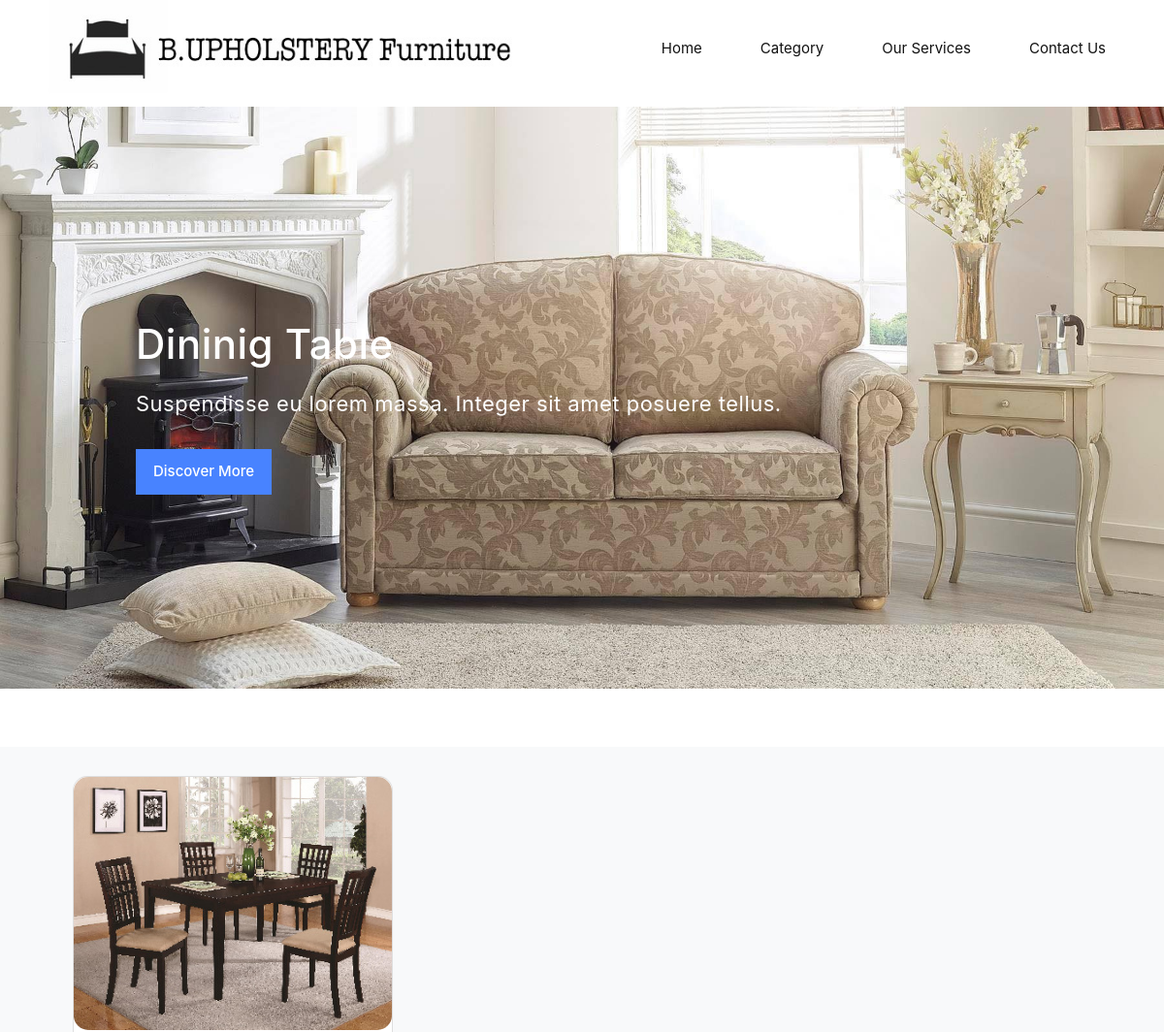
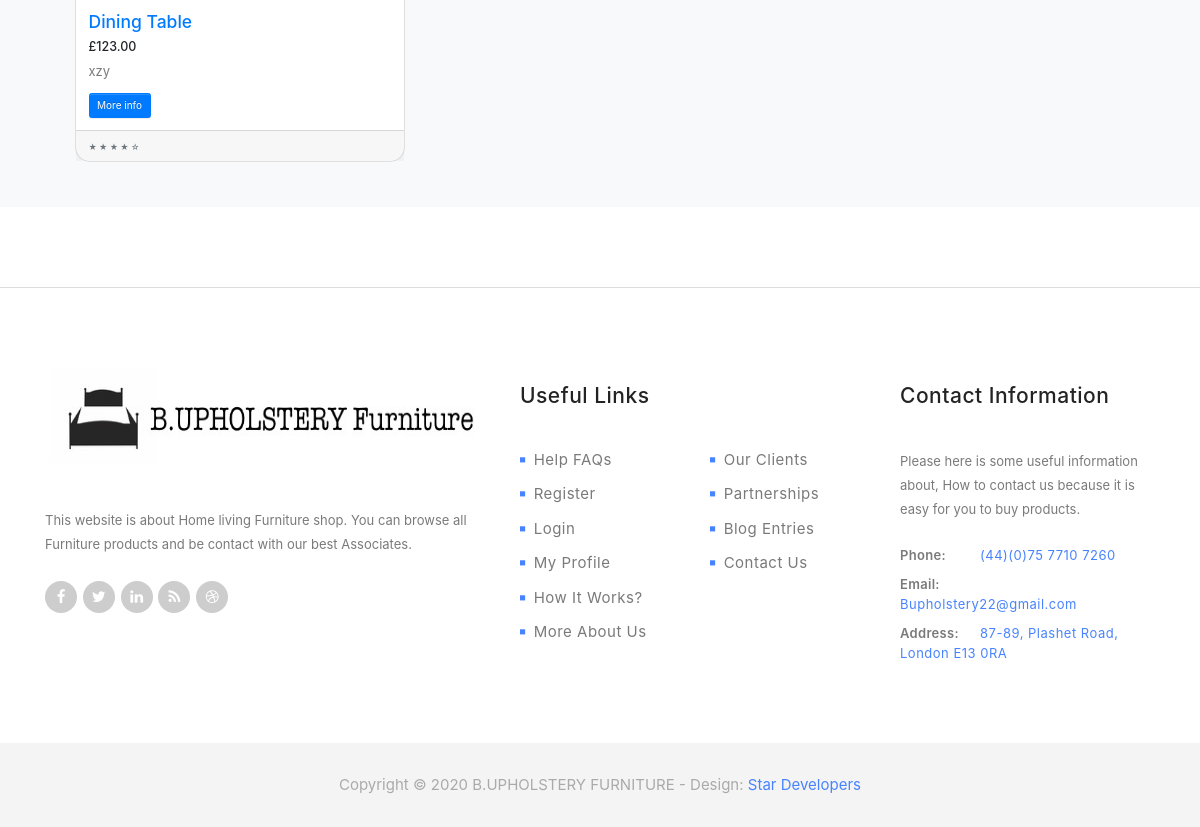
Screenshot of /dining with the database file from the repository (2 pictures, top to bottom).
### home/models.py (models this page shows, shortened)
class Dining(models.Model):
    name = models.CharField(max_length=200, null=True)
    price = models.FloatField()
    image = models.ImageField(upload_to='media/image',default='')
    description = models.CharField(max_length=1000)

### home/views.py (the view)
def dining(request):
    dining = Dining.objects.all()
    context = {'dining':dining}
    return render(request, 'dining.html', context)

### Templates/dining.html (shortened to what this page needs)
{% load static %}
<!DOCTYPE html>
<html>
    <head>
        <link rel="stylesheet" href="{% static 'css/bootstrap.min.css' %}">
        <link rel="stylesheet" href="{% static 'css/bootstrap-theme.min.css'%}">
        <link rel="stylesheet" href="{% static 'css/fontAwesome.css' %}">
        <link rel="stylesheet" href="{% static 'css/hero-slider.css' %}">
        <link rel="stylesheet" href="{% static 'css/owl-carousel.css' %}">
        <link rel="stylesheet" href="{% static 'css/datepicker.css' %}">
        <link rel="stylesheet" href="{% static 'css/templatemo-style.css' %}">
        <link rel="stylesheet" href="https://cdn.{% static 'jsdelivr.net/npm/bootstrap@4.5.3/dist/css/bootstrap.min.css'%}">
        <link rel="stylesheet" href="https://cdn.jsdelivr.net/npm/bootstrap@4.5.3/dist/css/bootstrap.min.css">
    </head>
<body>
    <div class="wrap">
        <header id="header">
            <div class="container">
                <div class="row">
                    <div class="col-md-12">
                        <a href="index.html"><div class="logo">
                            <img style="width: 500px; height: 100px" src="{% static 'img/website.jpg' %}" alt="Venue Logo">
                        </div></a>
                        <nav id="primary-nav" class="dropdown cf">
                            <ul class="dropdown menu">
                                <li class='active'><a href="/"</a>Home</li>
                                 <li><a class="scrollTo" data-scrollTo="category" href="#">Category</a></li>
                                <li><a class="scrollTo" data-scrollTo="services" href="#">Our Services</a></li>
                                <li><a class="scrollTo" data-scrollTo="contact" href="#">Contact Us</a></li>
                            </ul>
                        </nav>
                    </div>
                </div>
            </div>
        </header>
    </div>
    <section class="banner" id="top">
        <div class="container">
            <div class="row">
                <div class="col-md-10 col-md-offset-1">
                    <div class="banner-caption">
                        <h2>Dininig Table</h2>
                        <span>Suspendisse eu lorem massa. Integer sit amet posuere tellus.</span>
                        <div class="blue-button">
                            <a class="scrollTo" data-scrollTo="popular" href="#">Discover More</a>
                        </div>
                    </div>
                </div>
            </div>
        </div>
    </section>
<br><br>
<br><br>
<div class="album py-5 bg-light ">
<div class="container">
<div class="col-lg-12">
      {% for dining in dining %}
        <div class="col-lg-4 col-md-6 mb-4">
            <div class="card h-100 btns" style="border-radius: 15px;">
              <a href="#"><img class="card-img-top" style="border-radius: 15px;" src="{{ dining.image.url }}" alt=""></a>
              <div class="card-body">
                <h3 class="card-title">
                  <a href="#">{{dining.name}}</a>
                </h3>
                <h5>£{{dining.price|floatformat:2}}</h5>
                <p class="card-text">{{dining.description}}</p>
               <form method="POST" action="{% url 'image' %}">
                     <input type="submit" class="btn btn-primary" name="More info" value="More info" />
                </form>
              </div>
              <div class="card-footer">
                <small class="text-muted">&#9733; &#9733; &#9733; &#9733; &#9734;</small>
              </div>
            </div>
          </div>
        {% endfor %}
        </div>
  </div>
</div>
    <footer>
        <div class="container">
            <div class="row">
                <div class="col-md-5">
                    <div class="about-veno">
                        <div class="logo">
                            <img style="width: 500px; height: 100px" src="{% static 'img/website.jpg' %}" alt="Venue Logo">
                        </div>
                        <p>This website is about Home living Furniture shop. You can browse all Furniture products and be contact with our best Associates.</p>
                        <ul class="social-icons">
                            <li>
                                <a href="#"><i class="fa fa-facebook"></i></a>
                                <a href="#"><i class="fa fa-twitter"></i></a>
                                <a href="#"><i class="fa fa-linkedin"></i></a>
                                <a href="#"><i class="fa fa-rss"></i></a>
                                <a href="#"><i class="fa fa-dribbble"></i></a>
                            </li>
                        </ul>
                    </div>
                </div>
                <div class="col-md-4">
                    <div class="useful-links">
                        <div class="footer-heading">
                            <h4>Useful Links</h4>
                        </div>
                        <div class="row">
                            <div class="col-md-6">
                                <ul>
                                    <li><a href="#"><i class="fa fa-stop"></i>Help FAQs</a></li>
                                    <li><a href="#"><i class="fa fa-stop"></i>Register</a></li>
                                    <li><a href="#"><i class="fa fa-stop"></i>Login</a></li>
                                    <li><a href="#"><i class="fa fa-stop"></i>My Profile</a></li>
                                    <li><a href="#"><i class="fa fa-stop"></i>How It Works?</a></li>
                                    <li><a href="#"><i class="fa fa-stop"></i>More About Us</a></li>
                                </ul>
                            </div>
                            <div class="col-md-6">
                                <ul>
                                    <li><a href="#"><i class="fa fa-stop"></i>Our Clients</a></li>
                                    <li><a href="#"><i class="fa fa-stop"></i>Partnerships</a></li>
                                    <li><a href="#"><i class="fa fa-stop"></i>Blog Entries</a></li>
                                    <li><a href="#"><i class="fa fa-stop"></i>Contact Us</a></li>
                                </ul>
                            </div>
                        </div>
                    </div>
                </div>
                <div class="col-md-3">
                    <div class="contact-info">
                        <div class="footer-heading">
                            <h4>Contact Information</h4>
                        </div>
                        <p>Please here is some useful information about, How to contact us because it is easy for you to buy products.</p>
                        <ul>
                            <li><span>Phone:</span><a href="#">(44)(0)75 7710 7260</a></li>
                            <li><span>Email:</span><a href="#">Bupholstery22@gmail.com</a></li>
                            <li><span>Address:</span><a href="#">87-89, Plashet Road, London E13 0RA</a></li>
                        </ul>
                    </div>
                </div>
            </div>
        </div>
    </footer>
    <div class="sub-footer">
        <p>Copyright &copy; 2020 B.UPHOLSTERY FURNITURE
    	- Design: <a rel="nofollow" href="http://www.templatemo.com">Star Developers</a></p>
    </div>
</body>
</html>

### Static/css/hero-slider.css (style rules this page uses)
*, *::after, *::before { -webkit-box-sizing: border-box; -moz-box-sizing: border-box; box-sizing: border-box; }
html { font-size: 62.5%; }
body { font-family: "Open Sans", sans-serif; color: #2c343b; background-color: #f2f2f2; }
a { color: #d44457; text-decoration: none; }
img { max-width: 100%; }

### Static/css/templatemo-style.css (style rules this page uses)
body { font-family: 'Raleway', 'sans-serif'; background-color: #fff; }
ul { list-style: none; margin: 0; padding: 0; }
p { font-size: 13px; color: #7a7a7a; line-height: 24px; left: 0.25px; }
section { padding-top: 80px; }
.blue-button a { display: inline-block; background-color: #4883ff; color: #fff; font-size: 15px; font-weight: 500; padding: 10px 16px; text-decoration: none; border: 2px solid #4883ff; transition: all 0.5s; }
.cf:before, .cf:after { content: ''; display: table; visibility: hidden; }
.cf:after { clear: both; }
.cf { *zoom: 1; }
#header { overflow: visible; position: relative; background-color: #fff; }
#header .logo { float: left; }
#header .logo img { width: 100%; overflow: hidden; }
.menu { float: right; }
.menu li { float: left; margin-left: 30px; position: relative; line-height: 100px; }
.menu li:last-child { margin-right: 0; }
.menu li a { display: block; text-decoration: none; }
#primary-nav li a { color: #121212; font-weight: bold; line-height: 100px; padding: 0px 15px; font-size: 15px; font-weight: 400; transition: all 0.5s; }
section.banner { padding: 0px; }
.banner { background-image: url(../img/main_banner.jpg); width: 100%; height: 100%; background-position: center; background-repeat: no-repeat; background-size: cover; }
.banner .banner-caption { padding: 200px 0px; }
.banner .banner-caption h2 { margin-top: 20px; margin-bottom: 20px; font-size: 42px; letter-spacing: 0.5px; color: #fff; }
.banner .banner-caption span { font-size: 22px; color: #fff; letter-spacing: 0.5px; }
.banner .banner-caption .blue-button { margin-top: 30px; }
footer { margin-top: 80px; padding: 80px 0px 70px 0px; border-top: 1px solid #ddd; }
footer .footer-heading h4 { font-size: 21px; color: #232323; letter-spacing: 0.5px; margin-top: 15px; margin-bottom: 40px; }
footer .about-veno .logo { margin-bottom: 40px; }
footer .about-veno ul li a { width: 32px; height: 32px; display: inline-block; text-align: center; line-height: 32px; background-color: #cdcdcd; border-radius: 50%; font-size: 15px; color: #fff; margin-right: 3px; transition: all 0.5s; }
footer .about-veno p { margin-bottom: 25px; }
footer .useful-links ul li { margin-bottom: 12px; }
footer .useful-links ul li a { font-size: 15px; color: #7a7a7a; letter-spacing: 0.5px; text-decoration: none; transition: all 0.5s; }
footer .useful-links ul li i { color: #4883ff; font-size: 6px; position: relative; top: -3px; margin-right: 8px; }
footer .contact-info p { margin-bottom: 25px; }
footer .contact-info ul li { margin: 10px 0px; }
footer .contact-info ul li span { font-size: 13px; color: #7a7a7a; font-weight: 600; letter-spacing: 0.3px; width: 80px; display: inline-block; }
footer .contact-info ul li a { font-size: 13px; color: #4883ff; letter-spacing: 0.5px; text-decoration: none; }
.sub-footer p { text-align: center; display: inline-block; background-color: #f4f4f4; width: 100%; margin-bottom: 0px; padding: 30px 0px; font-size: 15px; color: #aaaaaa; }
.sub-footer a { text-decoration: none; color: #4883ff; }

### rows the page displays
Dining: image (picture), name "Dining Table", price "123.00", description "xzy"
